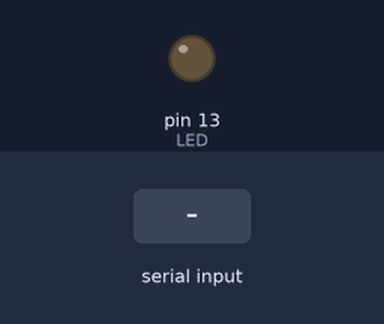
Recording of a sketch running on a simulated Arduino Uno, built with avr-gcc and run on an emulated ATmega328P. On the bench: output pins drawn as LEDs (lit = HIGH). Dashed ring = blinking. The test bench sets the inputs (shaded band).

Above: at 1.2 s.
1.3 s: "90,45\n" received over Serial
At 1.52 s:
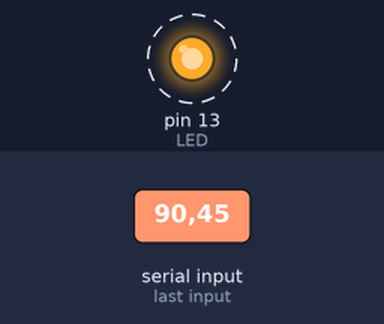
Timing chart, 0 to 10.3 s (numbered marks = the images above; inputs shaded):
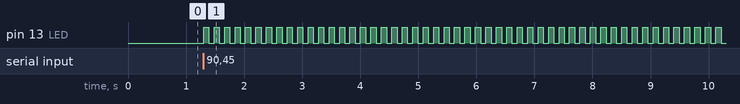

Measured:
- after the input at 1.3 s, pin 13 (LED): alternates HIGH for 0.09 s and LOW for 0.09 s, starting at once

The sketch:

Tugas_Prak_MCU_4.4.ino
```cpp
int LED = 13;

void setup() {
  Serial.begin(9600);
  pinMode(LED, OUTPUT);
}

void loop() {
  if (Serial.available() > 0) {
    int dTime = Serial.parseInt();

    if (dTime > 0) {
      for (;;) {
        digitalWrite(LED, HIGH);
        delay(dTime);
        digitalWrite(LED, LOW);
        delay(dTime);
      }
    }
  }
}
```
